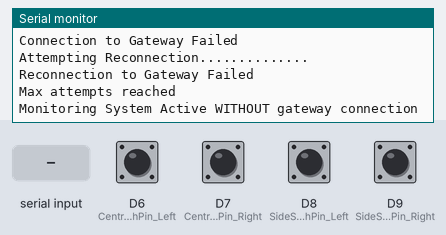
This program was run on a simulated Arduino Zero (SAMD21). Shown: the last lines printed to the serial monitor. The inputs (shaded band) are chosen by the test bench; at power-on: D6 (CentreSwitchPin_Left), D7 (CentreSwitchPin_Right), D8 (SideSwitchPin_Left), D9 (SideSwitchPin_Right) HIGH. The modem accepts every AT command (registered, SIM ready, sends succeed) and sends nothing else.

Above: at 14.0 s.
14.1 s: D6 (CentreSwitchPin_Left) pulled LOW for 0.15 s
16.7 s: "Joined" received over the second serial link
At 20.7 s:
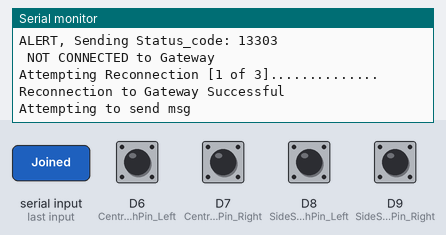
21.7 s: "OK+SEND" received over the second serial link
24.7 s: "OK+RECV" received over the second serial link
At 27.4 s:
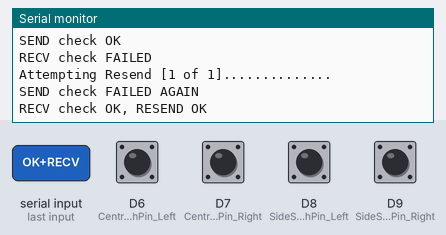

Measured:
- after the input at 16.7 s, the serial monitor: prints a new line after 3.5 s (image 1)
- after the input at 24.7 s, the serial monitor: prints a new line after 1.5 s (image 2)

The program:

main.cpp
```cpp
        //Included Libraries  //DONT USE PIN 5 (reset pin for lora module)

#include <Arduino.h>
#include <CayenneLPP.h>
#include <iostream>


        //DEBUG STATE

#define DEBUG true

        // Device Info

#define DEVEUI ""                                //set
#define APPEUI ""
#define APPKEY ""

     //test
// #define DEVEUI "D896E0FF00000687"                                //set
// #define APPEUI "70B3D57ED0041DA0"
// #define APPKEY "FF1FA6B66A5BB0E622A11C95BAE9C746"

        //Input Pins

int SideSwitchPin_Right=9;                          //set
int SideSwitchPin_Left=8;

int CentreSwitchPin_Right=7;
int CentreSwitchPin_Left=6;

      //Time Constants

const long Still_alive_interval= 3600*(1000);    // in seconds *(milliseconds)     (set to 1 hour right now)
const long Alert_interval = 2*(1000);           // in seconds *(milliseconds)

const int Breach_duration=2.4*(1000);           // in seconds *(milliseconds)

      //Time Variables

unsigned long startMillis_Right;
unsigned long startMillis_Left;
unsigned long previousMillis;

      //State Variables

int CentreSwitchVal_Right;
int CentreSwitchVal_Left;
int SideSwitchVal_Right;
int SideSwitchVal_Left;

int RightAlarm_currentState;
int LeftAlarm_currentState;

int RightAlarm_lastState = LOW;
int LeftAlarm_lastState=LOW;

int BoxAlarm_currentState=LOW;                       //Change when you install lid sensor
int Alert_sent=LOW;

    //Connection Variables

int Connection_status;
String Connection_check;
String Send_check;

    //Payload Variables

CayenneLPP lpp(51);  //payloadd size
int Status_code;
int Trigger=13500;

      //Declare Custom Functions

String sendData(String command, unsigned long timeout, boolean debug);
void SendPayload(int msg);
void UpdateState(String Side);
void Reconnect();

//////////////////////////////////////////////////////////////////////////////////////////////////////////////////////////////////////////////////////

void setup() {

    Serial1.begin(115200);           //Start up LORAWAN module

    if (true){                                                    //DEBUG CODE
    SerialUSB.begin(115200);
    while (!Serial1) {;
    Serial.println("LoRa Module Initialisation failed"); }
    // while (!SerialUSB) {; }
    }

    SerialUSB.println("Initialising System..........\n");

                   // Pin Modes

    pinMode (SideSwitchPin_Right,INPUT_PULLUP);
    pinMode (SideSwitchPin_Left,INPUT_PULLUP);

    pinMode (CentreSwitchPin_Right,INPUT_PULLUP);
    pinMode (CentreSwitchPin_Left,INPUT_PULLUP);

                 //Update Device Info

    sendData("AT+CDEVEUI=" + String(DEVEUI), 200, false);     //set DEVEUI
    sendData("AT+CAPPEUI=" + String(APPEUI), 200, false);    //set APPEUI
    sendData("AT+CAPPKEY=" + String(APPKEY), 200, false);   //set APPKEY


                // Connect to Gateway

  Connection_check = sendData("AT+CJOIN=1,0,6,0", 6100, false);           // join lorawan         6 seconds, 1 total attempt
  SerialUSB.println("Done......................................//////");
  // SerialUSB.println(Connection_check);

  if(Connection_check.indexOf("Joined") > 0){                          // check if connected to Gateway
      SerialUSB.println("Connection to Gateway Successful");
      SerialUSB.println();
      Connection_status=1;
      SerialUSB.println("Monitoring System Active with gateway connection");

  }else{
      SerialUSB.println("Connection to Gateway Failed");
      SerialUSB.println();
      Connection_status=0;
      SerialUSB.println("Attempting Reconnection..............\n");
      Connection_check = sendData("AT+CJOIN=1,0,6,0", 6100, false);          //try to reconnect      6 seconds, 1 total attempt

      if(Connection_check.indexOf("Joined") > 0){                          // check if connected to Gateway
          SerialUSB.println("Reconnection to Gateway Successful");
          Connection_status=1;
          SerialUSB.println("Monitoring System Active with gateway connection");
      }else{
        SerialUSB.println("Reconnection to Gateway Failed \n");
        SerialUSB.println("Max attempts reached");
        Connection_status=0;
        SerialUSB.println("Monitoring System Active WITHOUT gateway connection");}
  }

}
/////////////////////////////////////////////////////////////////////////////////////////////////////////////////////////////////////////////////////

void loop() {

       // Reading Values from sensor

  SideSwitchVal_Right =digitalRead(SideSwitchPin_Right);
  SideSwitchVal_Left =digitalRead(SideSwitchPin_Left);

  CentreSwitchVal_Right =digitalRead(CentreSwitchPin_Right);
  CentreSwitchVal_Left =digitalRead(CentreSwitchPin_Left);

           //Sensor Logic

if (SideSwitchVal_Right==1 && CentreSwitchVal_Right==0)             //Right side Alarm state
    {
    RightAlarm_currentState=LOW;
    }else{
    RightAlarm_currentState= HIGH;
    }

if (SideSwitchVal_Left==1 && CentreSwitchVal_Left==0)              //Left side Alarm state
    {
    LeftAlarm_currentState=LOW;
    }else{
    LeftAlarm_currentState=HIGH;
    }

             //Alarm State
if (RightAlarm_currentState !=RightAlarm_lastState)
{
  UpdateState("Right");}
  RightAlarm_lastState = RightAlarm_currentState;

if (LeftAlarm_currentState !=LeftAlarm_lastState)
{
  UpdateState("Left");}
  LeftAlarm_lastState = LeftAlarm_currentState;

         //Alert Logic

if (LeftAlarm_currentState == HIGH                                                     //sends alert after timer
    && Alert_sent == LOW
    && (millis()-startMillis_Left>Breach_duration ))
    {
      Trigger=13200;                                  //What caused the alert
      UpdateState("Alert");}

if (RightAlarm_currentState == HIGH
    && Alert_sent == LOW
    && (millis()-startMillis_Right>Breach_duration ))

    { Trigger=13300;                                //What caused the alert
      UpdateState("Alert");
      }

if (BoxAlarm_currentState == HIGH
    && Alert_sent == LOW )

    { Trigger=13400;                            //What caused the alert
      UpdateState("Alert");
      }

                       //Sending Alert Payload

if (Alert_sent==HIGH && ((millis()-previousMillis)>Alert_interval) )

{
       int current_val=0;                           // add current fence state info to alert message
       Status_code=Trigger;
        if(LeftAlarm_currentState==HIGH){
          current_val+=1;
        }
        if(RightAlarm_currentState==HIGH){
          current_val+=2;
        }
        if(BoxAlarm_currentState==HIGH){
          current_val+=5;
        }
        Status_code+=current_val;

        SendPayload(Status_code);    //Calling the sendpayload function
        current_val=0;
        previousMillis=millis();
        }

if (BoxAlarm_currentState==LOW && LeftAlarm_currentState == LOW && RightAlarm_currentState == LOW &&  Alert_sent == HIGH)     //Box
{
  UpdateState("Alert");
  SerialUSB.println("Alert Level LOW");

  }
              //Send Still alive Payload

if ((millis()-previousMillis)>Still_alive_interval){
  {
      Trigger=13500;
      int current_val=0;                           // add current fence state info to alert message
      Status_code=Trigger;

      if(LeftAlarm_currentState==HIGH){
        current_val+=1;
      }
      if(RightAlarm_currentState==HIGH){
        current_val+=2;
      }
      if(BoxAlarm_currentState==HIGH){
        current_val+=5;
      }
      Status_code+=current_val;
      SendPayload(Status_code);               //Calling the sendpayload function

      current_val=0;
      previousMillis=millis();
      }
}
}

/////////////////////////////////////////////////////////////////////////////////////////////////////////////////////////////////////////////////////
                                                           //Declared Functions


          //Update State Function
void UpdateState(String Side){

  if (Side=="Right"){                                //check right side alarm state
    if (RightAlarm_currentState==HIGH)
       {startMillis_Right=millis();
      }
  }

  if (Side=="Left"){                                //check left side alarm state
    if (LeftAlarm_currentState==HIGH)
      {startMillis_Left=millis();
   }
 }

  if (Side=="Alert"){                                //check right side alarm state
    Alert_sent=!Alert_sent;
    if(Alert_sent==LOW)
      {previousMillis=millis();
      }
    }
}


         // Send Data Function

String sendData(String command, const int timeout, boolean debug)
{
    String response="";
    Serial1.println(command);
    long int time = millis();
    while ((time + timeout) > millis())
    {
        while (Serial1.available())
        {
            char c = Serial1.read();
            response += c;
        }
    }
    if (debug)
    {
        SerialUSB.print(response);
    }
    return response;
}


       // Send Data Function

String sendData(String command, unsigned long timeout, boolean debug)
{
    String response="";
    Serial1.println(command);
    unsigned long time = millis();

    while ((time + timeout)>millis())
    {

        while (Serial1.available())
        {
            char c = Serial1.read();
            response += c;
        }
    }
    if (debug)
    {
        SerialUSB.print(response);
    }
    return response;
}
            // Send Payload Function

void SendPayload(int msg){

    if (DEBUG) {
        SerialUSB.print("ALERT, Sending Status_code: ");
        SerialUSB.println(msg);


    if (Connection_status==0){                                                           //check if connected to gateway
      SerialUSB.println("\n NOT CONNECTED to Gateway \n");
      Reconnect();                                                                           //try to reconnect

       if (Connection_status==0){                     //Checking Reconnect
        SerialUSB.println("ALERT Can NOT be SENT");
        return;}

       if (Connection_status==1){
        SerialUSB.println("Attempting to send msg");
        }
      }
    }

    lpp.reset();                                           //Build Payload
    lpp.addLuminosity(1,msg);

    int size = lpp.getSize();
    char payload[size];

    for (int i = 0; i < size; i++) {
        payload[i] = *(lpp.getBuffer()+i);
    }
    char HEXpayload[51] = "";

    sprintf(HEXpayload,"AT+DTRX=1,2,%d,%02x%02x%02x%02x",size, payload[0], payload[1], payload[2], payload[3]);

    Send_check = sendData((String)HEXpayload, 3000, false);


    if(Send_check.indexOf("OK+SEND") > 0){
      SerialUSB.println("\nSEND check OK");

    }else{
        SerialUSB.println("SEND check FAILED");
        }

    if(Send_check.indexOf("OK+RECV") > 0){                          // check if connected to Gateway
        SerialUSB.println("\nRECV check OK");
        Connection_status=1;

    }else{
        SerialUSB.println("RECV check FAILED");
        Connection_status=0;
        SerialUSB.println("Attempting Resend [1 of 1]..............\n");

        Send_check = sendData((String)HEXpayload, 3000, false);

        if(Send_check.indexOf("OK+SEND") > 0){
        SerialUSB.println("\nSEND check OK");

        }else{
        SerialUSB.println("SEND check FAILED AGAIN");
              }

        if(Send_check.indexOf("OK+RECV") > 0){                          // check if connected to Gateway
        SerialUSB.println("\nRECV check OK, RESEND OK");
        Connection_status=0;

          }else{

            SerialUSB.println("\nRESEND FAILED Max attempts reached ");
            }
        }

}

void Reconnect(){

  SerialUSB.println("Attempting Reconnection [1 of 3]..............\n");
  Connection_check = sendData("AT+CJOIN=1,0,10,0", 5000, false);          //try to reconnect      every 10seconds,1 attempt

  if(Connection_check.indexOf("Joined") > 0){                          // check if connected to Gateway
    SerialUSB.println("Reconnection to Gateway Successful");
    Connection_status=1;
    return;

  }else{
    SerialUSB.println("Reconnection to Gateway Failed \n");
    SerialUSB.println("Attempting Reconnection [2 of 3]..............\n");
    Connection_check = sendData("AT+CJOIN=1,0,6,0", 10000, false);


    if(Connection_check.indexOf("Joined") > 0){                          // check if connected to Gateway
      SerialUSB.println("Reconnection to Gateway Successful");
      Connection_status=1;
      return;

    }else{
      SerialUSB.println("Reconnection to Gateway Failed \n");

      SerialUSB.println("Attempting Reconnection [3 of 3]..............\n");
      Connection_check = sendData("AT+CJOIN=1,0,6,0", 20000, false);

      if(Connection_check.indexOf("Joined") > 0){                          // check if connected to Gateway
        SerialUSB.println("Reconnection to Gateway Successful");
        Connection_status=1;
        return;
      }else{
        SerialUSB.println("Reconnection to Gateway Failed");
        SerialUSB.println();
        SerialUSB.println("Max attempts reached");
        Connection_status=0;}
    }
  }
};
```
